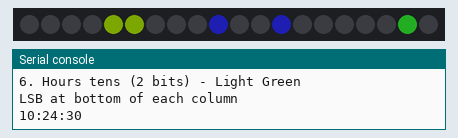
Bench run of a program on a simulated MicroPython board. Shown: 20 RGB LEDs in strip order, left to right, the last lines printed to the serial console. Dim RGB values are drawn brighter than linear; the clock reads 2024-03-15 10:24:30 at power-on unless the program sets it.

Above: at 0.1 s.
At 7.1 s:
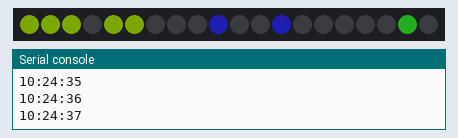
At 10.1 s:
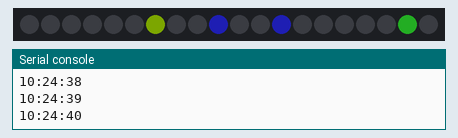
At 15.1 s:
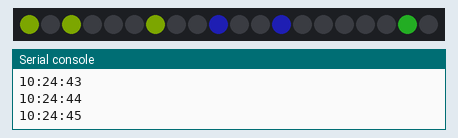
At 22.1 s:
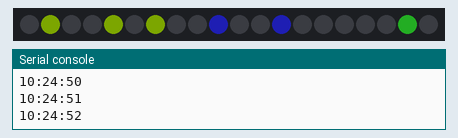
At 30.1 s:
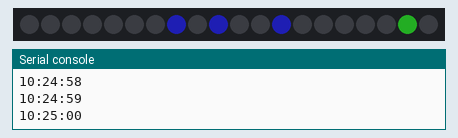

The program:

main.py
```python
from machine import Pin
from neopixel import NeoPixel
from utime import localtime, sleep

# Configuration
NEOPIXEL_PIN = 0
NUM_PIXELS = 20  # Total number of pixels (18 + 2)

# Colors (RGB values) - using light/pastel versions
HOURS_COLOR = (10, 50, 10)     # Light green
MINUTES_COLOR = (10, 10, 60)   # Light cyan
SECONDS_COLOR = (30, 40, 0)    # Light yellow
OFF_COLOR = (0, 0, 0)          # Off

# Column configuration (start_index, height, color)
COLUMN_CONFIG = {
    'hours_tens':   (18, 2, HOURS_COLOR),   # Column 1: 2 pixels (0-2)
    'hours_ones':   (14, 4, HOURS_COLOR),   # Column 2: 4 pixels (0-9)
    'minutes_tens': (11, 3, MINUTES_COLOR), # Column 3: 3 pixels (0-5)
    'minutes_ones': (7, 4, MINUTES_COLOR),  # Column 4: 4 pixels (0-9)
    'seconds_tens': (4, 3, SECONDS_COLOR),  # Column 5: 3 pixels (0-5)
    'seconds_ones': (0, 4, SECONDS_COLOR),  # Column 6: 4 pixels (0-9)
}

# Initialize NeoPixels
pixels = NeoPixel(Pin(NEOPIXEL_PIN), NUM_PIXELS)

def int_to_binary_column(number, num_bits):
    """Convert a number to binary and return list of bits."""
    binary = []
    for i in range(num_bits):
        binary.append(1 if number & (1 << i) else 0)
    return binary  # LSB first

def set_column(start_index, height, color, number):
    """Set the LEDs for a specific column based on the number."""
    binary = int_to_binary_column(number, height)

    # Set each LED in the column
    for bit_pos in range(height):
        pixel_index = start_index + bit_pos
        pixels[pixel_index] = color if binary[bit_pos] else OFF_COLOR

def update_display(hours, minutes, seconds):
    """Update all columns with current time."""
    # Hours
    set_column(*COLUMN_CONFIG['hours_tens'], hours // 10)
    set_column(*COLUMN_CONFIG['hours_ones'], hours % 10)

    # Minutes
    set_column(*COLUMN_CONFIG['minutes_tens'], minutes // 10)
    set_column(*COLUMN_CONFIG['minutes_ones'], minutes % 10)

    # Seconds
    set_column(*COLUMN_CONFIG['seconds_tens'], seconds // 10)
    set_column(*COLUMN_CONFIG['seconds_ones'], seconds % 10)

    pixels.write()  # Update the NeoPixels

def main():
    print("Binary Clock Started")
    print("Columns from right to left:")
    print("1. Seconds ones (4 bits) - Light Yellow")
    print("2. Seconds tens (3 bits) - Light Yellow")
    print("3. Minutes ones (4 bits) - Light Cyan")
    print("4. Minutes tens (3 bits) - Light Cyan")
    print("5. Hours ones (4 bits) - Light Green")
    print("6. Hours tens (2 bits) - Light Green")
    print("LSB at bottom of each column")

    while True:
        # Get current time
        t = localtime()
        hours, minutes, seconds = t[3], t[4], t[5]

        # Update the display
        update_display(hours, minutes, seconds)

        # Print current time for debugging
        print(f"{hours:02d}:{minutes:02d}:{seconds:02d}")

        # Wait before next update
        sleep(1)

if __name__ == "__main__":
    main()
```

Measured:
- what the display in image 1 shows lasts 1.0 s, from 7.0 s to 8.0 s
